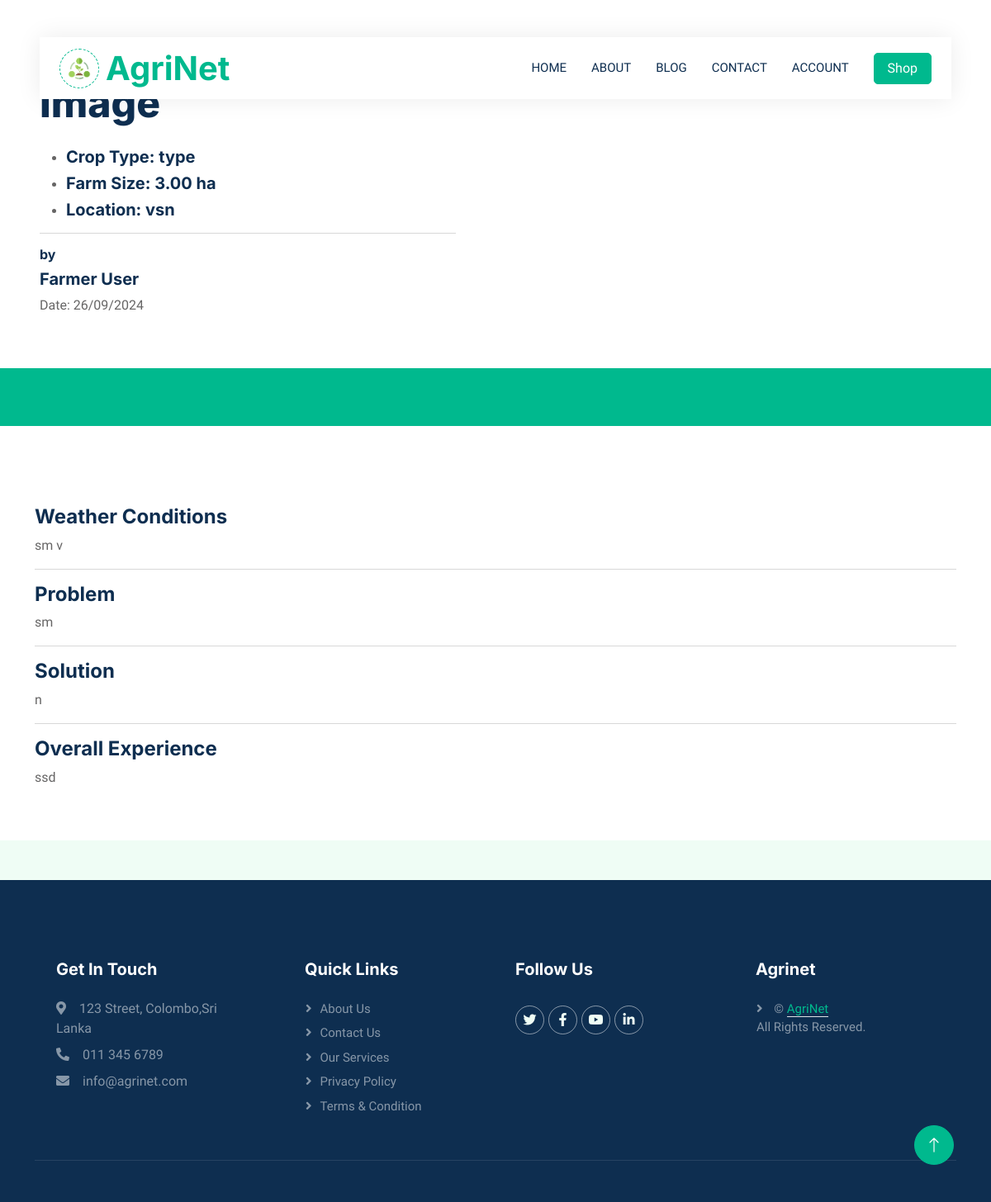
Screenshot of /farmer_post.php?id=15 with the database file from the repository.
### tables this page shows
CREATE TABLE `farmer_posts` (
  `id` int(11) NOT NULL,
  `user_id` int(11) DEFAULT NULL,
  `title` varchar(255) NOT NULL,
  `crop_type` varchar(255) DEFAULT NULL,
  `farm_size` decimal(10,2) DEFAULT NULL,
  `farm_location` varchar(255) DEFAULT NULL,
  `weather_conditions` varchar(255) DEFAULT NULL,
  `problem_description` text DEFAULT NULL,
  `solution_description` text DEFAULT NULL,
  `experience_description` text DEFAULT NULL,
  `created_at` timestamp NOT NULL DEFAULT current_timestamp(),
  `imgpath` varchar(255) DEFAULT NULL
);

CREATE TABLE `farmers` (
  `id` int(11) NOT NULL,
  `user_id` int(11) DEFAULT NULL,
  `full_name` varchar(255) DEFAULT NULL,
  `farm_name` varchar(255) DEFAULT NULL,
  `farm_location` varchar(255) DEFAULT NULL,
  `crops_grown` text DEFAULT NULL
);

### farmer_post.php (the view, shortened to what this page needs)
<?php
require 'db_connection.php';
$post_id = $_GET['id'] ?? null;
if ($post_id) {
    $query = "SELECT farmer_posts.*, farmers.full_name
              FROM farmer_posts
              INNER JOIN farmers ON farmer_posts.user_id = farmers.user_id
              WHERE farmer_posts.id = $post_id";
    $result = mysqli_query($conn, $query);
    if ($result && mysqli_num_rows($result) > 0) {
        $post = mysqli_fetch_assoc($result);
    } else {
        header("Location: 404.html");
    exit();
    }
} else {
    header("Location: 404.html");
    exit();
}
?>
<!DOCTYPE html>
<html lang="en">
<head>
    <link href="https://cdnjs.cloudflare.com/ajax/libs/font-awesome/5.10.0/css/all.min.css" rel="stylesheet">
    <link href="https://cdn.jsdelivr.net/npm/bootstrap-icons@1.4.1/font/bootstrap-icons.css" rel="stylesheet">
    <link href="lib/animate/animate.min.css" rel="stylesheet">
    <link href="lib/owlcarousel/assets/owl.carousel.min.css" rel="stylesheet">
    <link href="css/bootstrap.min.css" rel="stylesheet">
    <link href="css/style.css" rel="stylesheet">
</head>
<body>
    <div class="container-xxl bg-white p-0">
        <div class="container-fluid nav-bar bg-transparent">
            <nav class="navbar navbar-expand-lg bg-white navbar-light py-0 px-4">
                <a href="index.php" class="navbar-brand d-flex align-items-center text-center">
                    <div class="icon p-2 me-2">
                        <img class="img-fluid" src="img/agrinet.png" alt="Icon" style="width: 30px; height: 30px;">
                    </div>
                    <h1 class="m-0 text-primary">AgriNet</h1>
                </a>
                <div class="collapse navbar-collapse" id="navbarCollapse">
                    <div class="navbar-nav ms-auto">
                        <a href="index.php" class="nav-item nav-link">Home</a>
                        <a href="index.php#about" class="nav-item nav-link">About</a>
                        <a href="blog.php" class="nav-item nav-link">Blog</a>
                        <a href="contact.html" class="nav-item nav-link">Contact</a>
                        <a href="account.php" class="nav-item nav-link">Account</a>
                    </div>
                    <div>
                        <a href="shop.php">
                            <a href="shop.php" class="btn btn-primary px-3 d-none d-lg-flex">Shop</a>
                        </a>
                    </div>
                </div>
            </nav>
        </div>
        <div class="container-fluid header bg-white p-0">
            <div class="row g-0 align-items-center flex-column-reverse flex-md-row">
                <div class="col-md-6 p-5 mt-lg-5">
                    <h1 class="display-5 animated fadeIn mb-4"><?php echo $post['title']; ?></h1>
                    <ul>
                        <li>
                            <h5 class="animated fadeIn">Crop Type: <?php echo $post['crop_type']; ?></h5>
                        </li>
                        <li>
                            <h5 class="animated fadeIn">Farm Size: <?php echo $post['farm_size']; ?> ha</h5>
                        </li>
                        <li>
                            <h5 class="animated fadeIn">Location: <?php echo $post['farm_location']; ?></h5>
                        </li>
                    </ul>
                    <hr>
                    <h6>by</h6>
                    <h5><?php echo $post['full_name']; ?></h5>
                    <p>Date: <?php echo date('d/m/Y', strtotime($post['created_at'])); ?></p>
                </div>
                <div class="col-md-6 animated fadeIn">
                </div>
            </div>
        </div>
        <div class="container-fluid bg-primary mb-5 wow fadeIn" data-wow-delay="0.1s" style="padding: 35px;">
        </div>
        <div class="container-xxl py-5">
            <div class="container">
                <div class="tab-content">
                    <h4>Weather Conditions</h4>
                    <p><?php echo $post['weather_conditions']; ?></p>
                    <hr>
                    <h4>Problem</h4>
                    <p><?php echo $post['problem_description']; ?></p>
                    <hr>
                    <h4>Solution</h4>
                    <p><?php echo $post['solution_description']; ?></p>
                    <hr>
                    <h4>Overall Experience</h4>
                    <p><?php echo $post['experience_description']; ?></p>
                </div>
            </div>
        </div>
    </div>
    <div class="container-fluid bg-dark text-white-50 footer pt-5 mt-5 wow fadeIn" data-wow-delay="0.1s">
        <div class="container py-5">
            <div class="row g-5">
                <div class="col-lg-3 col-md-4" style="padding-left: 50px;">
                    <h5 class="text-white mb-4">Get In Touch</h5>
                    <p class="mb-2"><i class="fa fa-map-marker-alt me-3"></i>123 Street, Colombo,Sri Lanka</p>
                    <p class="mb-2"><i class="fa fa-phone-alt me-3"></i>011 345 6789</p>
                    <p class="mb-2"><i class="fa fa-envelope me-3"></i>info@agrinet.com</p>
                </div>
                <div class="col-lg-3 col-md-4" style="padding-left: 60px;">
                    <h5 class="text-white mb-4">Quick Links</h5>
                    <a class="btn btn-link text-white-50" href="index.php#about">About Us</a>
                    <a class="btn btn-link text-white-50" href="contact.html">Contact Us</a>
                    <a class="btn btn-link text-white-50" href="">Our Services</a>
                    <a class="btn btn-link text-white-50" href="">Privacy Policy</a>
                    <a class="btn btn-link text-white-50" href="">Terms & Condition</a>
                </div>
                <div class="col-lg-3 col-md-4">
                    <h5 class="text-white mb-4">Follow Us</h5>
                    <div class="d-flex pt-2">
                        <a class="btn btn-outline-light btn-social" href=""><i class="fab fa-twitter"></i></a>
                        <a class="btn btn-outline-light btn-social" href=""><i class="fab fa-facebook-f"></i></a>
                        <a class="btn btn-outline-light btn-social" href=""><i class="fab fa-youtube"></i></a>
                        <a class="btn btn-outline-light btn-social" href=""><i class="fab fa-linkedin-in"></i></a>
                    </div>
                </div>
                <div class="col-lg-3 col-md-4">
                    <h5 class="text-white mb-4">Agrinet</h5>
                    <p class="btn btn-link text-white-50"> &copy; <a class="border-bottom" href="#">AgriNet</a>
                        <br>All Rights Reserved.
                    </p>
                </div>
            </div>
        </div>
        <div class="container">
            <div class="copyright">
            </div>
        </div>
    </div>
    <a href="#" class="btn btn-lg btn-primary btn-lg-square back-to-top"><i class="bi bi-arrow-up"></i></a>
</body>
</html>

### css/style.css (style rules this page uses)
:root { --primary: #00B98E; --secondary: #FF6922; --light: #EFFDF5; --dark: #0E2E50; }
.back-to-top { position: fixed; display: none; right: 45px; bottom: 45px; z-index: 99; }
.btn { transition: .5s; }
.btn.btn-primary, .btn.btn-secondary { color: #FFFFFF; }
.btn-lg-square { width: 48px; height: 48px; }
.btn-square, .btn-sm-square, .btn-lg-square { padding: 0; display: flex; align-items: center; justify-content: center; font-weight: normal; border-radius: 50px; }
.nav-bar { position: relative; margin-top: 45px; padding: 0 3rem; transition: .5s; z-index: 9999; }
.navbar { box-shadow: 0 0 30px rgba(0, 0, 0, .08); }
.navbar-light .navbar-nav .nav-link { margin-right: 30px; padding: 25px 0; color: #FFFFFF; font-size: 15px; text-transform: uppercase; outline: none; }
.navbar-light .navbar-brand { height: 75px; }
.navbar-light .navbar-nav .nav-link { color: var(--dark); font-weight: 500; }
@media (min-width: 992px) { .header { margin-top: -120px; } }
.icon { padding: 15px; display: inline-flex; align-items: center; justify-content: center; background: #FFFFFF !important; border-radius: 50px; border: 1px dashed var(--primary) !important; }
.footer .btn.btn-social { margin-right: 5px; width: 35px; height: 35px; display: flex; align-items: center; justify-content: center; color: var(--light); border: 1px solid rgba(255, 255, 255, 0.5); border-radius: 35px; transition: .3s; }
.footer .btn.btn-link { display: block; margin-bottom: 5px; padding: 0; text-align: left; font-size: 15px; font-weight: normal; text-transform: capitalize; transition: .3s; }
.footer .btn.btn-link::before { position: relative; content: "\f105"; font-family: "Font Awesome 5 Free"; font-weight: 900; margin-right: 10px; }
.footer .copyright { padding: 25px 0; font-size: 15px; border-top: 1px solid rgba(256, 256, 256, .1); }

### rows the page displays
farmer_posts: title "Image", crop_type "type", farm_size "3.00", farm_location "vsn", farmers.full_name "Farmer User", created_at "26/09/2024", weather_conditions "sm v", problem_description "sm", solution_description "n", experience_description "ssd"
